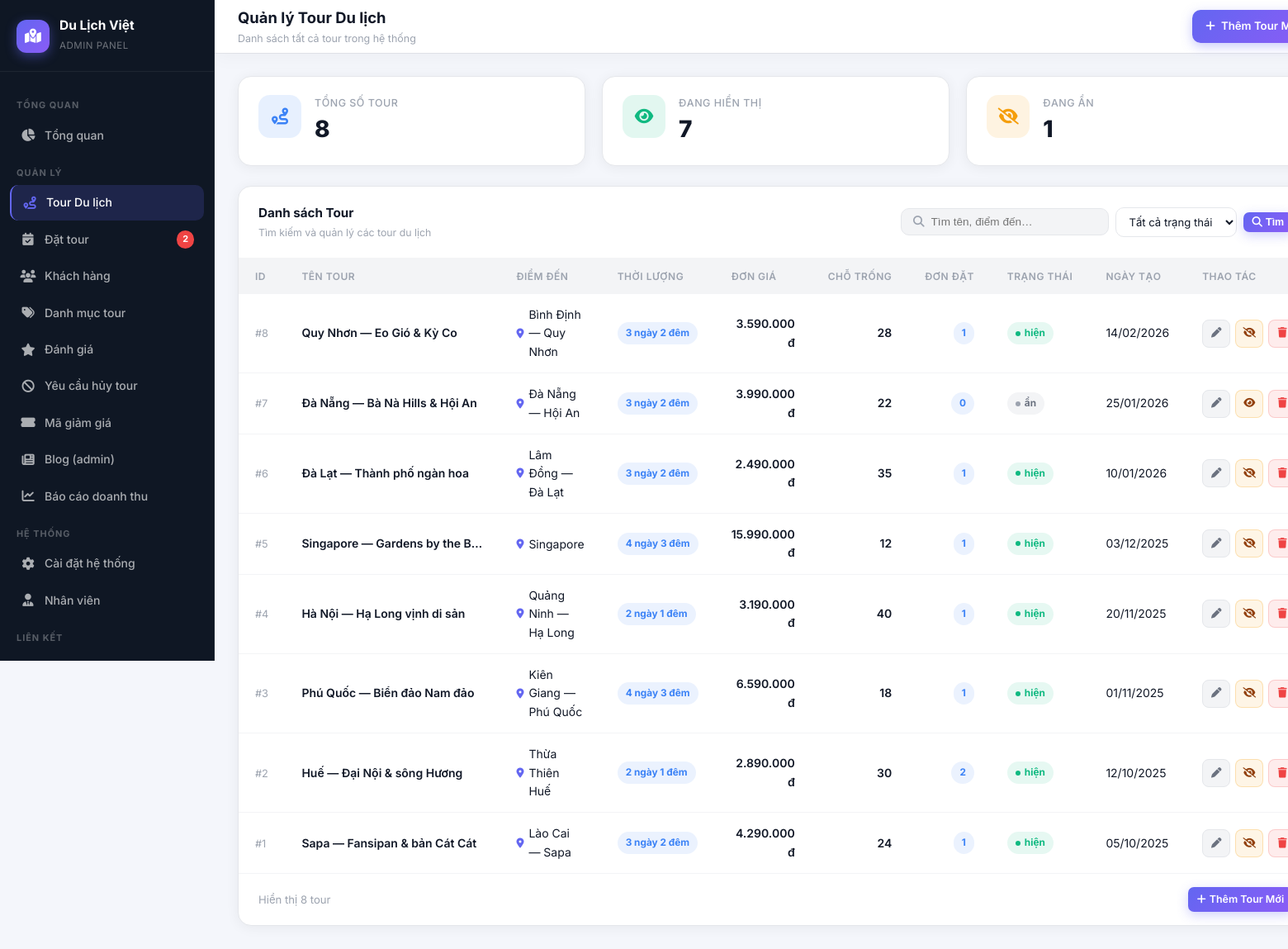
The page /admin/tours/list.php (signed in) on the database its author committed.
### tables this page shows
CREATE TABLE `tours` (
  `id` INT UNSIGNED NOT NULL AUTO_INCREMENT,
  `category_id` INT UNSIGNED NULL DEFAULT NULL,
  `tour_name` VARCHAR(255) NOT NULL,
  `description` TEXT NULL,
  `itinerary` MEDIUMTEXT NULL DEFAULT NULL,
  `destination` VARCHAR(255) NOT NULL,
  `duration` VARCHAR(80) NOT NULL DEFAULT '',
  `price` DECIMAL(12,2) NOT NULL DEFAULT 0.00,
  `image_url` VARCHAR(512) NULL DEFAULT NULL,
  `available_slots` INT UNSIGNED NOT NULL DEFAULT 0,
  `status` ENUM('hiện','ẩn') NOT NULL DEFAULT 'hiện',
  `created_at` DATETIME NOT NULL DEFAULT CURRENT_TIMESTAMP,
  `updated_at` DATETIME NULL DEFAULT NULL ON UPDATE CURRENT_TIMESTAMP,
  PRIMARY KEY (`id`),
  KEY `idx_tours_category` (`category_id`),
  KEY `idx_tours_status` (`status`),
  CONSTRAINT `fk_tours_category`
    FOREIGN KEY (`category_id`) REFERENCES `categories` (`id`)
    ON DELETE SET NULL ON UPDATE CASCADE
);

### admin/tours/list.php (the view, shortened to what this page needs)
<?php
require_once __DIR__ . '/../../includes/db.php';
$search    = trim((string) ($_GET['q'] ?? ''));
$tours = [];
try {
    $sql = "SELECT t.id, t.tour_name, t.destination, t.duration, t.price,
                   t.available_slots, t.status, t.created_at,
                   COUNT(b.id) AS booking_count
            FROM tours t
            LEFT JOIN bookings b ON b.tour_id = t.id
            WHERE 1=1 ";
    $params = [];
    $sql .= " GROUP BY t.id ORDER BY t.id DESC";
    $stmt = $pdo->prepare($sql);
    $stmt->execute($params);
    $tours = $stmt->fetchAll();
} catch (Throwable) {
    $tours = [];
}
function h3(mixed $v): string { return htmlspecialchars((string)$v, ENT_QUOTES, 'UTF-8'); }
$totalActive = count(array_filter($tours, fn($t) => $t['status'] === 'hiện'));
$totalHidden = count($tours) - $totalActive;
$topbarActions = <<<HTML
  <a href="add.php" class="topbar-btn topbar-btn-primary">
    <i class="fas fa-plus"></i> Thêm Tour Mới
  </a>
HTML;
require __DIR__ . '/../../includes/admin_header.php';
?>
<div class="stats-grid" style="grid-template-columns:repeat(3,1fr);margin-bottom:24px">
  <div class="stat-card">
    <div class="stat-icon blue"><i class="fas fa-route"></i></div>
    <div class="stat-info">
      <div class="stat-label">Tổng số tour</div>
      <div class="stat-value"><?= count($tours) ?></div>
    </div>
  </div>
  <div class="stat-card">
    <div class="stat-icon green"><i class="fas fa-eye"></i></div>
    <div class="stat-info">
      <div class="stat-label">Đang hiển thị</div>
      <div class="stat-value"><?= $totalActive ?></div>
    </div>
  </div>
  <div class="stat-card">
    <div class="stat-icon amber"><i class="fas fa-eye-slash"></i></div>
    <div class="stat-info">
      <div class="stat-label">Đang ẩn</div>
      <div class="stat-value"><?= $totalHidden ?></div>
    </div>
  </div>
</div>
<div class="data-card">
  <div class="data-card-header">
    <div>
      <div class="data-card-title">Danh sách Tour</div>
      <div class="data-card-sub">Tìm kiếm và quản lý các tour du lịch</div>
    </div>
    <div style="display:flex;gap:10px;align-items:center">
      <form method="get" style="display:flex;gap:8px;align-items:center">
        <div class="search-bar">
          <i class="fas fa-search"></i>
          <input type="text" name="q" value="<?= h3($search) ?>" placeholder="Tìm tên, điểm đến…" />
        </div>
        <select name="status" class="form-control" style="width:auto;padding:8px 12px;font-size:0.82rem" onchange="this.form.submit()">
          <option value="">Tất cả trạng thái</option>
        </select>
        <button type="submit" class="btn btn-primary btn-sm"><i class="fas fa-search"></i> Tìm</button>
      </form>
    </div>
  </div>
  <div style="overflow-x:auto">
    <table class="admin-table">
      <thead>
        <tr>
          <th>ID</th>
          <th>Tên Tour</th>
          <th>Điểm đến</th>
          <th>Thời lượng</th>
          <th class="cell-right">Đơn giá</th>
          <th class="cell-right">Chỗ trống</th>
          <th class="cell-right">Đơn đặt</th>
          <th>Trạng thái</th>
          <th>Ngày tạo</th>
          <th class="cell-right">Thao tác</th>
        </tr>
      </thead>
      <tbody>
        <?php if (empty($tours)): ?>
          <tr>
            <td colspan="10">
              <div class="empty-state">
                <i class="fas fa-route"></i>
                <p>Chưa có tour nào<?= $search ? ' khớp với "' . h3($search) . '"' : '' ?>.</p>
              </div>
            </td>
          </tr>
        <?php else: ?>
          <?php foreach ($tours as $tour): ?>
            <?php
              $isActive = $tour['status'] === 'hiện';
              $statusBadge = $isActive ? 'badge-success' : 'badge-neutral';
              $toggleLabel = $isActive ? 'Ẩn tour' : 'Hiện tour';
              $toggleIcon  = $isActive ? 'eye-slash' : 'eye';
            ?>
            <tr>
              <td><span class="cell-muted">#<?= (int)$tour['id'] ?></span></td>
              <td>
                <div class="cell-bold" style="max-width:220px;white-space:nowrap;overflow:hidden;text-overflow:ellipsis" title="<?= h3($tour['tour_name']) ?>">
                  <?= h3($tour['tour_name']) ?>
                </div>
              </td>
              <td>
                <span style="display:inline-flex;align-items:center;gap:6px">
                  <i class="fas fa-map-marker-alt" style="color:#6366f1;font-size:0.75rem"></i>
                  <?= h3($tour['destination']) ?>
                </span>
              </td>
              <td><span class="badge badge-info"><?= h3($tour['duration']) ?></span></td>
              <td class="cell-right cell-bold"><?= number_format((float)$tour['price'],0,',','.') ?> đ</td>
              <td class="cell-right">
                <span class="<?= (int)$tour['available_slots'] === 0 ? 'cell-muted' : 'cell-bold' ?>">
                  <?= (int)$tour['available_slots'] ?>
                </span>
              </td>
              <td class="cell-right">
                <span class="badge badge-info"><?= (int)$tour['booking_count'] ?></span>
              </td>
              <td>
                <span class="badge <?= $statusBadge ?>">
                  <span class="badge-dot"></span>
                  <?= h3($tour['status']) ?>
                </span>
              </td>
              <td class="cell-muted"><?= date('d/m/Y', strtotime($tour['created_at'])) ?></td>
              <td class="cell-right">
                <div style="display:flex;gap:6px;justify-content:flex-end">
                  <a href="edit.php?id=<?= (int)$tour['id'] ?>" class="btn btn-ghost btn-sm btn-icon" title="Chỉnh sửa">
                    <i class="fas fa-pen"></i>
                  </a>
                  <form method="post" style="margin:0">
                    <button type="submit" class="btn btn-warning-ghost btn-sm btn-icon" title="<?= h3($toggleLabel) ?>">
                      <i class="fas fa-<?= $toggleIcon ?>"></i>
                    </button>
                  </form>
                  <form method="post" style="margin:0" onsubmit="return confirm('Bạn có chắc muốn xóa tour này?')">
                    <button type="submit" class="btn btn-danger-ghost btn-sm btn-icon" title="Xóa">
                      <i class="fas fa-trash"></i>
                    </button>
                  </form>
                </div>
              </td>
            </tr>
          <?php endforeach; ?>
        <?php endif; ?>
      </tbody>
    </table>
  </div>
  <div class="data-card-footer">
    <span>Hiển thị <?= count($tours) ?> tour</span>
    <a href="add.php" class="btn btn-primary btn-sm">
      <i class="fas fa-plus"></i> Thêm Tour Mới
    </a>
  </div>
</div>
<?php require __DIR__ . '/../../includes/admin_footer.php'; ?>

### rows shown on the page
tours: id "8", tour_name "Quy Nhơn — Eo Gió & Kỳ Co", destination "Bình Định — Quy Nhơn", duration "3 ngày 2 đêm", price "3.590.000", available_slots "28", booking_count "1", status "hiện", created_at "14/02/2026"
tours: id "7", tour_name "Đà Nẵng — Bà Nà Hills & Hội An", destination "Đà Nẵng — Hội An", duration "3 ngày 2 đêm", price "3.990.000", available_slots "22", booking_count "0", status "ẩn", created_at "25/01/2026"
tours: id "6", tour_name "Đà Lạt — Thành phố ngàn hoa", destination "Lâm Đồng — Đà Lạt", duration "3 ngày 2 đêm", price "2.490.000", available_slots "35", booking_count "1", status "hiện", created_at "10/01/2026"
tours: id "5", tour_name "Singapore — Gardens by the Bay", destination "Singapore", duration "4 ngày 3 đêm", price "15.990.000", available_slots "12", booking_count "1", status "hiện", created_at "03/12/2025"
tours: id "4", tour_name "Hà Nội — Hạ Long vịnh di sản", destination "Quảng Ninh — Hạ Long", duration "2 ngày 1 đêm", price "3.190.000", available_slots "40", booking_count "1", status "hiện", created_at "20/11/2025"
tours: id "3", tour_name "Phú Quốc — Biển đảo Nam đảo", destination "Kiên Giang — Phú Quốc", duration "4 ngày 3 đêm", price "6.590.000", available_slots "18", booking_count "1", status "hiện", created_at "01/11/2025"
tours: id "2", tour_name "Huế — Đại Nội & sông Hương", destination "Thừa Thiên Huế", duration "2 ngày 1 đêm", price "2.890.000", available_slots "30", booking_count "2", status "hiện", created_at "12/10/2025"
tours: id "1", tour_name "Sapa — Fansipan & bản Cát Cát", destination "Lào Cai — Sapa", duration "3 ngày 2 đêm", price "4.290.000", available_slots "24", booking_count "1", status "hiện", created_at "05/10/2025"

### other values the page prints
$pendingCount "2"
adminH($pageTitle) "Quản lý Tour Du lịch"
adminH($pageSubtitle) "Danh sách tất cả tour trong hệ thống"
count($tours) "8"
$totalActive "7"
$totalHidden "1"
